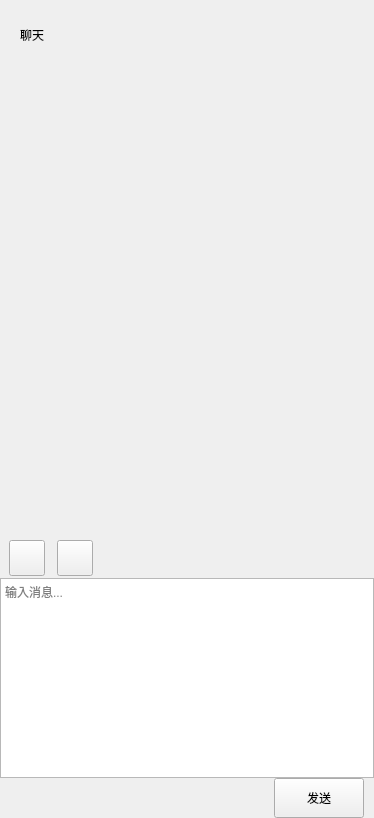
<?xml version="1.0" encoding="UTF-8"?>
<ui version="4.0">
 <class>ChatPage</class>
 <widget class="QWidget" name="ChatPage">
  <property name="geometry">
   <rect>
    <x>0</x>
    <y>0</y>
    <width>374</width>
    <height>818</height>
   </rect>
  </property>
  <property name="windowTitle">
   <string>Form</string>
  </property>
  <layout class="QVBoxLayout" name="verticalLayout">
   <property name="spacing">
    <number>0</number>
   </property>
   <property name="leftMargin">
    <number>0</number>
   </property>
   <property name="topMargin">
    <number>0</number>
   </property>
   <property name="rightMargin">
    <number>0</number>
   </property>
   <property name="bottomMargin">
    <number>0</number>
   </property>
   <item>
    <widget class="QWidget" name="headerWidget" native="true">
     <property name="minimumSize">
      <size>
       <width>0</width>
       <height>70</height>
      </size>
     </property>
     <property name="maximumSize">
      <size>
       <width>16777215</width>
       <height>70</height>
      </size>
     </property>
     <layout class="QHBoxLayout" name="horizontalLayout_5">
      <property name="leftMargin">
       <number>20</number>
      </property>
      <property name="topMargin">
       <number>15</number>
      </property>
      <property name="rightMargin">
       <number>20</number>
      </property>
      <property name="bottomMargin">
       <number>15</number>
      </property>
      <item>
       <widget class="QLabel" name="headerLabel">
        <property name="text">
         <string>聊天</string>
        </property>
        <property name="alignment">
         <set>Qt::AlignmentFlag::AlignVCenter</set>
        </property>
       </widget>
      </item>
      <item>
       <spacer name="horizontalSpacer_4">
        <property name="orientation">
         <enum>Qt::Orientation::Horizontal</enum>
        </property>
        <property name="sizeHint" stdset="0">
         <size>
          <width>40</width>
          <height>20</height>
         </size>
        </property>
       </spacer>
      </item>
     </layout>
    </widget>
   </item>
   <item>
    <widget class="ChatView" name="chatListWidget" native="true">
     <property name="minimumSize">
      <size>
       <width>0</width>
       <height>450</height>
      </size>
     </property>
     <property name="maximumSize">
      <size>
       <width>16777215</width>
       <height>16777215</height>
      </size>
     </property>
    </widget>
   </item>
   <item>
    <widget class="QWidget" name="toolWidget" native="true">
     <property name="minimumSize">
      <size>
       <width>0</width>
       <height>40</height>
      </size>
     </property>
     <property name="maximumSize">
      <size>
       <width>16777215</width>
       <height>40</height>
      </size>
     </property>
     <layout class="QHBoxLayout" name="horizontalLayout_3">
      <property name="spacing">
       <number>12</number>
      </property>
      <property name="leftMargin">
       <number>9</number>
      </property>
      <property name="topMargin">
       <number>2</number>
      </property>
      <property name="rightMargin">
       <number>9</number>
      </property>
      <property name="bottomMargin">
       <number>2</number>
      </property>
      <item>
       <widget class="QPushButton" name="emoBtn">
        <property name="minimumSize">
         <size>
          <width>36</width>
          <height>36</height>
         </size>
        </property>
        <property name="maximumSize">
         <size>
          <width>36</width>
          <height>36</height>
         </size>
        </property>
        <property name="cursor">
         <cursorShape>PointingHandCursor</cursorShape>
        </property>
        <property name="text">
         <string/>
        </property>
       </widget>
      </item>
      <item>
       <widget class="QPushButton" name="fileBtn">
        <property name="minimumSize">
         <size>
          <width>36</width>
          <height>36</height>
         </size>
        </property>
        <property name="maximumSize">
         <size>
          <width>36</width>
          <height>36</height>
         </size>
        </property>
        <property name="cursor">
         <cursorShape>PointingHandCursor</cursorShape>
        </property>
        <property name="text">
         <string/>
        </property>
       </widget>
      </item>
      <item>
       <spacer name="horizontalSpacer_3">
        <property name="orientation">
         <enum>Qt::Orientation::Horizontal</enum>
        </property>
        <property name="sizeType">
         <enum>QSizePolicy::Policy::Expanding</enum>
        </property>
        <property name="sizeHint" stdset="0">
         <size>
          <width>40</width>
          <height>20</height>
         </size>
        </property>
       </spacer>
      </item>
     </layout>
    </widget>
   </item>
   <item>
    <widget class="MessageTextEdit" name="chatEdit">
     <property name="minimumSize">
      <size>
       <width>0</width>
       <height>110</height>
      </size>
     </property>
     <property name="maximumSize">
      <size>
       <width>16777215</width>
       <height>200</height>
      </size>
     </property>
     <property name="placeholderText">
      <string>输入消息...</string>
     </property>
    </widget>
   </item>
   <item>
    <widget class="QWidget" name="widget_4" native="true">
     <property name="minimumSize">
      <size>
       <width>0</width>
       <height>40</height>
      </size>
     </property>
     <property name="maximumSize">
      <size>
       <width>16777215</width>
       <height>40</height>
      </size>
     </property>
     <layout class="QHBoxLayout" name="horizontalLayout_4">
      <property name="spacing">
       <number>4</number>
      </property>
      <property name="leftMargin">
       <number>0</number>
      </property>
      <property name="topMargin">
       <number>0</number>
      </property>
      <property name="rightMargin">
       <number>10</number>
      </property>
      <property name="bottomMargin">
       <number>0</number>
      </property>
      <item>
       <spacer name="horizontalSpacer_2">
        <property name="orientation">
         <enum>Qt::Orientation::Horizontal</enum>
        </property>
        <property name="sizeType">
         <enum>QSizePolicy::Policy::Expanding</enum>
        </property>
        <property name="sizeHint" stdset="0">
         <size>
          <width>12</width>
          <height>19</height>
         </size>
        </property>
       </spacer>
      </item>
      <item>
       <widget class="QPushButton" name="sendMsgBtn">
        <property name="minimumSize">
         <size>
          <width>90</width>
          <height>40</height>
         </size>
        </property>
        <property name="text">
         <string>发送</string>
        </property>
       </widget>
      </item>
     </layout>
    </widget>
   </item>
  </layout>
 </widget>
 <customwidgets>
  <customwidget>
   <class>ChatView</class>
   <extends>QWidget</extends>
   <header location="global">chatview.h</header>
   <container>1</container>
  </customwidget>
  <customwidget>
   <class>MessageTextEdit</class>
   <extends>QTextEdit</extends>
   <header location="global">messagetextedit.h</header>
  </customwidget>
 </customwidgets>
 <resources/>
 <connections/>
</ui>
